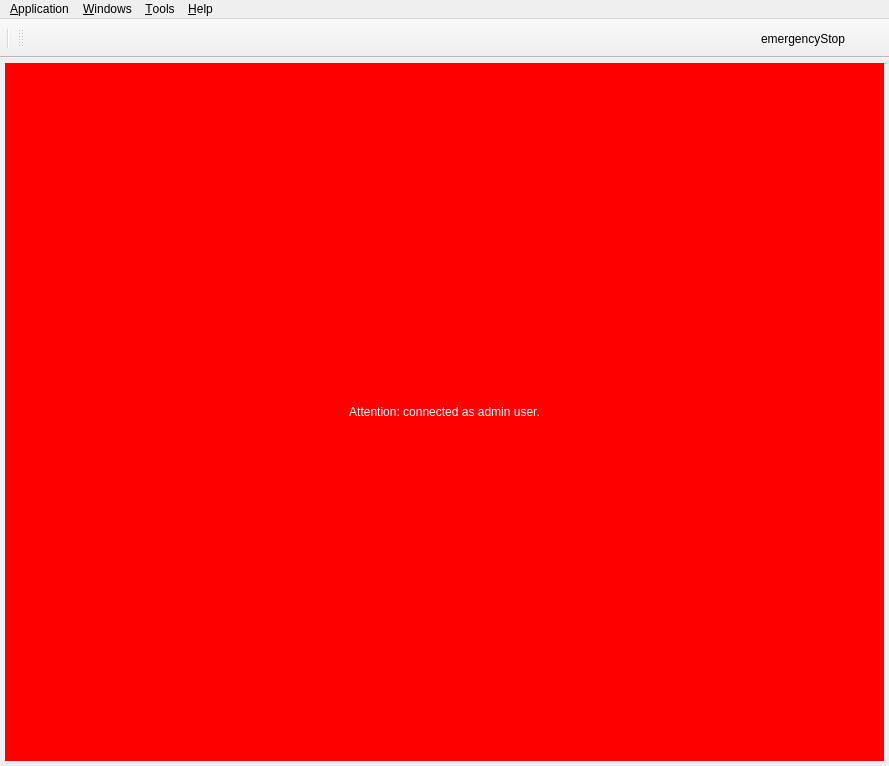
<?xml version="1.0" encoding="UTF-8"?>
<ui version="4.0">
 <class>MainWindow</class>
 <widget class="QMainWindow" name="MainWindow">
  <property name="geometry">
   <rect>
    <x>0</x>
    <y>0</y>
    <width>889</width>
    <height>766</height>
   </rect>
  </property>
  <property name="toolButtonStyle">
   <enum>Qt::ToolButtonIconOnly</enum>
  </property>
  <widget class="QWidget" name="centralWidget">
   <layout class="QHBoxLayout" name="horizontalLayout">
    <property name="leftMargin">
     <number>5</number>
    </property>
    <property name="topMargin">
     <number>5</number>
    </property>
    <property name="rightMargin">
     <number>5</number>
    </property>
    <property name="bottomMargin">
     <number>5</number>
    </property>
    <item>
     <layout class="QVBoxLayout" name="centralLayout">
      <item>
       <widget class="QLabel" name="adminLabel">
        <property name="styleSheet">
         <string notr="true">background-color: red;
         color: white;</string>
        </property>
        <property name="text">
         <string>Attention: connected as admin user.</string>
        </property>
        <property name="alignment">
         <set>Qt::AlignCenter</set>
        </property>
       </widget>
      </item>
     </layout>
    </item>
   </layout>
  </widget>
  <widget class="QMenuBar" name="menubar">
   <property name="geometry">
    <rect>
     <x>0</x>
     <y>0</y>
     <width>889</width>
     <height>22</height>
    </rect>
   </property>
   <widget class="QMenu" name="menuWindows">
    <property name="title">
     <string>&amp;Windows</string>
    </property>
   </widget>
   <widget class="QMenu" name="menuHelp">
    <property name="title">
     <string>&amp;Help</string>
    </property>
    <addaction name="actionNicosHelp"/>
    <addaction name="actionNicosDocu"/>
    <addaction name="separator"/>
    <addaction name="actionDebugConsole"/>
    <addaction name="separator"/>
    <addaction name="actionAbout"/>
   </widget>
   <widget class="QMenu" name="menuTools">
    <property name="title">
     <string>&amp;Tools</string>
    </property>
   </widget>
   <widget class="QMenu" name="menuFile">
    <property name="title">
     <string>&amp;Application</string>
    </property>
    <addaction name="actionConnect"/>
    <addaction name="actionViewOnly"/>
    <addaction name="actionExpert"/>
    <addaction name="separator"/>
    <addaction name="actionFont"/>
    <addaction name="actionColor"/>
    <addaction name="actionPreferences"/>
    <addaction name="separator"/>
    <addaction name="actionExit"/>
   </widget>
   <addaction name="menuFile"/>
   <addaction name="menuWindows"/>
   <addaction name="menuTools"/>
   <addaction name="menuHelp"/>
  </widget>
  <widget class="QToolBar" name="toolBarMain">
   <property name="sizePolicy">
    <sizepolicy hsizetype="Fixed" vsizetype="Fixed">
     <horstretch>0</horstretch>
     <verstretch>0</verstretch>
    </sizepolicy>
   </property>
   <property name="windowTitle">
    <string>Connection</string>
   </property>
   <property name="layoutDirection">
    <enum>Qt::LeftToRight</enum>
   </property>
   <property name="movable">
    <bool>false</bool>
   </property>
   <property name="toolButtonStyle">
    <enum>Qt::ToolButtonTextBesideIcon</enum>
   </property>
   <attribute name="toolBarArea">
    <enum>TopToolBarArea</enum>
   </attribute>
   <attribute name="toolBarBreak">
    <bool>false</bool>
   </attribute>
   <addaction name="separator"/>
  </widget>
  <widget class="QToolBar" name="toolBarWindows">
   <property name="windowTitle">
    <string>Windows</string>
   </property>
   <property name="layoutDirection">
    <enum>Qt::LeftToRight</enum>
   </property>
   <property name="toolButtonStyle">
    <enum>Qt::ToolButtonTextBesideIcon</enum>
   </property>
   <attribute name="toolBarArea">
    <enum>TopToolBarArea</enum>
   </attribute>
   <attribute name="toolBarBreak">
    <bool>false</bool>
   </attribute>
  </widget>
  <widget class="QToolBar" name="toolBarRight">
   <property name="sizePolicy">
    <sizepolicy hsizetype="Minimum" vsizetype="Fixed">
     <horstretch>0</horstretch>
     <verstretch>0</verstretch>
    </sizepolicy>
   </property>
   <property name="windowTitle">
    <string>toolBar</string>
   </property>
   <property name="layoutDirection">
    <enum>Qt::RightToLeft</enum>
   </property>
   <property name="movable">
    <bool>false</bool>
   </property>
   <attribute name="toolBarArea">
    <enum>TopToolBarArea</enum>
   </attribute>
   <attribute name="toolBarBreak">
    <bool>false</bool>
   </attribute>
   <addaction name="actionUser"/>
   <addaction name="actionEmergencyStop"/>
  </widget>
  <action name="actionConnect">
   <property name="checkable">
    <bool>false</bool>
   </property>
   <property name="enabled">
    <bool>true</bool>
   </property>
   <property name="icon">
    <iconset resource="../../../resources/nicos-gui.qrc">
     <normaloff>:/connect</normaloff>
     <normalon>:/disconnect</normalon>:/connect</iconset>
   </property>
   <property name="text">
    <string>&amp;Connect to server...</string>
   </property>
   <property name="iconText">
    <string>Connect</string>
   </property>
   <property name="toolTip">
    <string>Establish or break connection to server</string>
   </property>
   <property name="shortcut">
    <string>Ctrl+Shift+C</string>
   </property>
   <property name="iconVisibleInMenu">
    <bool>true</bool>
   </property>
  </action>
  <action name="actionExit">
   <property name="icon">
    <iconset resource="../../../resources/nicos-gui.qrc">
     <normaloff>:/quit</normaloff>:/quit</iconset>
   </property>
   <property name="text">
    <string>E&amp;xit</string>
   </property>
   <property name="toolTip">
    <string>Exit program</string>
   </property>
   <property name="shortcut">
    <string>Ctrl+Q</string>
   </property>
   <property name="menuRole">
    <enum>QAction::QuitRole</enum>
   </property>
  </action>
  <action name="actionFont">
   <property name="text">
    <string>&amp;Font...</string>
   </property>
  </action>
  <action name="actionColor">
   <property name="text">
    <string>&amp;Color...</string>
   </property>
  </action>
  <action name="actionAbout">
   <property name="text">
    <string>&amp;About...</string>
   </property>
   <property name="menuRole">
    <enum>QAction::AboutRole</enum>
   </property>
  </action>
  <action name="actionPreferences">
   <property name="text">
    <string>&amp;Preferences...</string>
   </property>
  </action>
  <action name="actionNicosHelp">
   <property name="text">
    <string>NICOS online &amp;help</string>
   </property>
  </action>
  <action name="actionNicosDocu">
   <property name="text">
    <string>Full NICOS &amp;documentation</string>
   </property>
  </action>
  <action name="actionExpert">
   <property name="checkable">
    <bool>true</bool>
   </property>
   <property name="text">
    <string>Expert mode</string>
   </property>
  </action>
  <action name="actionDebugConsole">
   <property name="text">
    <string>Debug &amp;console</string>
   </property>
  </action>
  <action name="actionViewOnly">
   <property name="checkable">
    <bool>true</bool>
   </property>
   <property name="icon">
    <iconset resource="../../../resources/nicos-gui.qrc">
     <normaloff>:/viewonly</normaloff>:/viewonly</iconset>
   </property>
   <property name="text">
    <string>View only mode</string>
   </property>
   <property name="iconText">
    <string>View</string>
   </property>
   <property name="toolTip">
    <string>Toggle view-only mode</string>
   </property>
  </action>
  <action name="actionUser">
   <property name="icon">
    <iconset resource="../../../resources/nicos-gui.qrc">
     <normaloff>:/hamburger</normaloff>:/hamburger</iconset>
   </property>
   <property name="text">
    <string/>
   </property>
   <property name="toolTip">
    <string>Settings</string>
   </property>
  </action>
  <action name="actionEmergencyStop">
   <property name="icon">
    <iconset resource="../../../resources/nicos-gui.qrc">
     <normaloff>:/emergency</normaloff>:/emergency</iconset>
   </property>
   <property name="text">
    <string> &amp;emergencyStop</string>
   </property>
   <property name="toolTip">
    <string>Immediate stop</string>
   </property>
  </action>
 </widget>
 <resources>
  <include location="../../../resources/nicos-gui.qrc"/>
 </resources>
 <connections>
  <connection>
   <sender>actionExit</sender>
   <signal>triggered()</signal>
   <receiver>MainWindow</receiver>
   <slot>close()</slot>
   <hints>
    <hint type="sourcelabel">
     <x>-1</x>
     <y>-1</y>
    </hint>
    <hint type="destinationlabel">
     <x>315</x>
     <y>326</y>
    </hint>
   </hints>
  </connection>
 </connections>
</ui>
